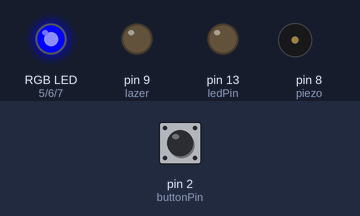
A sketch run on a simulated Arduino Uno, built with avr-gcc and run on an emulated ATmega328P. On the bench: an RGB LED mixed from three pins (HIGH = lit), output pins drawn as LEDs (lit = HIGH), buzzer (waves = sounding, pin HIGH). Dashed ring = blinking. The inputs (shaded band) are chosen by the test bench; at power-on: pin 2 (buttonPin) LOW.

Above: at 2.3 s.
2.4 s: pin 2 (buttonPin) pulled HIGH for 0.15 s
At 2.56 s:
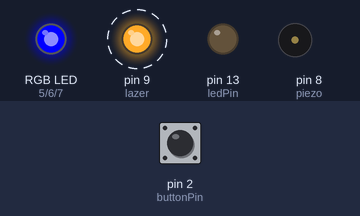
5.4 s: pin 2 (buttonPin) pulled HIGH for 1 s
At 7.7 s:
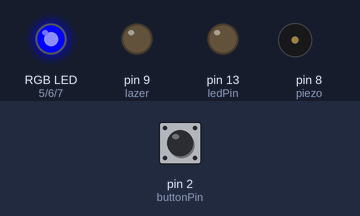
8.4 s: pin 2 (buttonPin) pulled HIGH for 3.2 s
At 8.73 s:
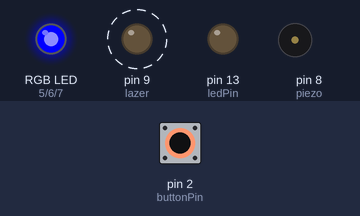
Timing chart, 0 to 13.7 s (numbered marks = the images above; inputs shaded):
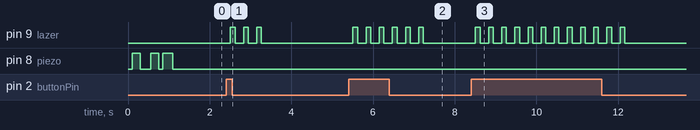

Measured:
- after the input at 2.4 s, pin 9 (lazer): alternates HIGH for 0.11 s and LOW for 0.21 s, 6 changes in all, then stays LOW, starting after 0.11 s
- after the input at 5.4 s, pin 9 (lazer): alternates HIGH for 0.11 s and LOW for 0.21 s, 12 changes in all, then stays LOW, starting after 0.11 s
- after the input at 8.4 s, pin 9 (lazer): alternates HIGH for 0.11 s and LOW for 0.21 s, 24 changes in all, then stays LOW, starting after 0.11 s

The sketch:

Gun2-Team-Blue.ino
```cpp
//Arduino lazer tag setup, Created by Meep3454
// See github below for instructions on how to build
//
// https://github.com/meep3454/Arduino-Lazer-Tag
// Please let me know if you liked my project!


// TEAM BLUE RED LED ON BARD GUN 3
#include <IRremote.h>

const int buttonPin = 2;
const int ledPin =  13;

int RECV_PIN = 11;
IRrecv irrecv(RECV_PIN);
decode_results results;

int redPin = 5;
int greenPin = 6;
int bluePin = 7;
int lazer = 9;
;int piezo = 8;


IRsend irsend;

#define BUTTON_1 0xFFE01Feee
int blue_LED = 13;
int buttonState = 0;
void setup() {
  pinMode(ledPin, OUTPUT);
  pinMode(buttonPin, INPUT);
  pinMode(lazer, OUTPUT);
  pinMode(piezo, OUTPUT);
  Serial.begin(9600);
  irrecv.enableIRIn();
  pinMode(redPin, OUTPUT);
  pinMode(greenPin, OUTPUT);
  pinMode(bluePin, OUTPUT);
  setColor(0, 0, 255);
      // Startup sound
      digitalWrite(piezo, LOW);
      delay(100);
      digitalWrite(piezo, HIGH);
      delay(200);
      digitalWrite(piezo, LOW);
      delay(250);
      digitalWrite(piezo, HIGH);
      delay(200);
      digitalWrite(piezo, LOW);
      delay(100);
      digitalWrite(piezo, HIGH);
      delay(250);
      digitalWrite(piezo, LOW);


}

// Custom made function for activating the RGB LED
void setColor(int red, int green, int blue)
{
  analogWrite(redPin, red);
  analogWrite(greenPin, green);
  analogWrite(bluePin, blue);
}


void loop() {
  buttonState = digitalRead(buttonPin);
    if (buttonState == HIGH) {
        for (int i = 0; i < 3; i++) {
          irsend.sendSony(0xa90, 12);
            delay(40);
          digitalWrite(lazer, HIGH);
             delay(9);
             digitalWrite(piezo, HIGH);
             delay(5);
             digitalWrite(piezo, LOW);
             delay(100);
             digitalWrite(lazer,LOW);
             delay(100);
          }  } else {
    digitalWrite(ledPin, LOW);
    digitalWrite(lazer, LOW);
  }


  if (irrecv.decode(&results)) {

    if (results.value == 0x889) {
      setColor(0, 0, 0);
      delay(200);
      setColor(255,0,0);
      delay(200);
      digitalWrite(piezo, LOW);
delay(100);
digitalWrite(piezo, HIGH);
delay(40);
digitalWrite(piezo, LOW);
delay(100);
digitalWrite(piezo, HIGH);
delay(40);
digitalWrite(piezo, LOW);
delay(100);
digitalWrite(piezo, HIGH);
delay(40);
digitalWrite(piezo, LOW);
delay(100);
digitalWrite(piezo,HIGH);
delay(40);
digitalWrite(piezo , LOW);
delay(1000);
      setColor(150,0,150);
      delay(1000);
      setColor(0,0,150);
      delay(100);

      digitalWrite(piezo, LOW);
delay(5);
digitalWrite(piezo, HIGH);
delay(5);
digitalWrite(piezo, LOW);
      }


    irrecv.resume();
  }


  if (irrecv.decode(&results)) {

    if (results.value == BUTTON_1)
    {
      setColor(0, 0, 0);
      delay(200);
      setColor(255,0,0);
      delay(2000);
      setColor(0,255,0);
      delay(1000);
      setColor(0,0,255);
      delay(100);
      setColor(255,255,255);
      delay(100);
      setColor(0,0,150);
    }
 irrecv.resume();

  delay(100);


}


}
```
